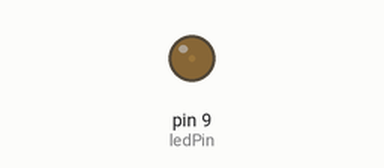
Simulated run of this sketch. Board: Arduino Uno, built with avr-gcc and run on an emulated ATmega328P. Parts: output pins drawn as LEDs (lit = HIGH).

Above: at 0.05 s.
At 0.5 s:
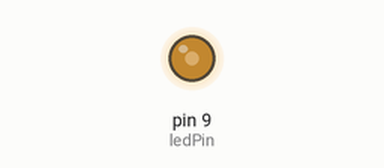
At 0.95 s:
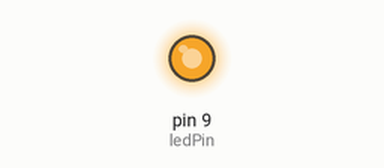
At 1.8 s:
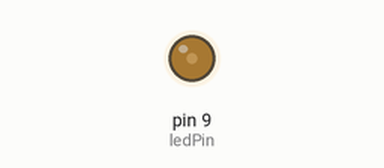
Timing chart, 0 to 4.7 s (numbered marks = the images above):
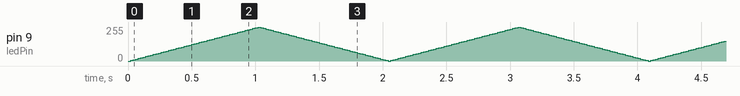

The sketch:

LED_Fader.ino
```cpp
int ledPin = 9; // Declaring Pin 9 as ledPin
int brightness = 0; //Setting Initial Brightness to 0
int fadeAmount = 5; //Setting the fadeAmount to 5
int waitTime = 20; //Setting the delay

void setup () {
  pinMode (ledPin, OUTPUT);  //Setting the ledPin to output
}

void loop () {
  analogWrite (ledPin, brightness); // turning on the LED
  brightness = brightness + fadeAmount; // Changing the brightness of the LED
  if (brightness == 0 || brightness == 255) {
    fadeAmount = -fadeAmount; //Reversing the fadeAmount to keep fading
  }
  delay(waitTime);  //adding some delay
}
```
